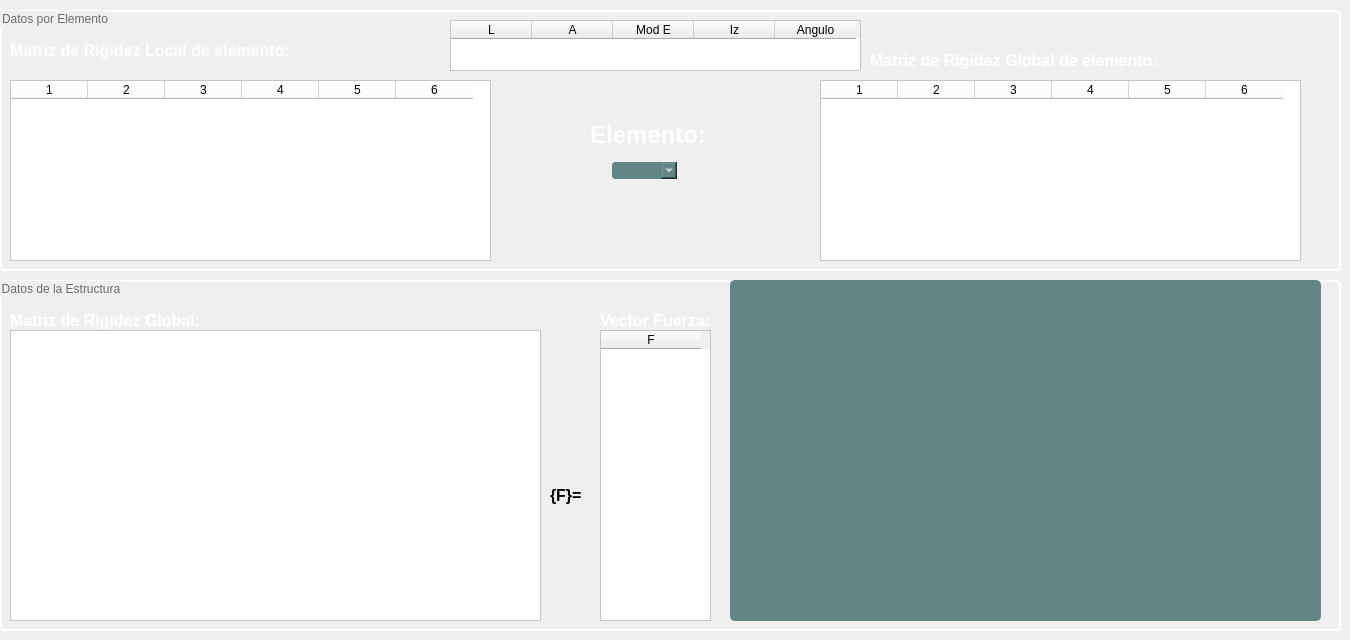
       <widget class="QWidget" name="pagina_2">
        <widget class="QGroupBox" name="groupBox_2">
         <property name="geometry">
          <rect>
           <x>0</x>
           <y>10</y>
           <width>1341</width>
           <height>261</height>
          </rect>
         </property>
         <property name="styleSheet">
          <string notr="true">QGroupBox{
/*Borde*/
border: 2px solid rgb(255, 255, 255);
border-radius: 5px;

	/*Letra*/
	font: 15pt &quot;Impact&quot;;
	color: rgb(106, 106, 106);
}</string>
         </property>
         <property name="title">
          <string>Datos por Elemento</string>
         </property>
         <widget class="QLabel" name="label_9">
          <property name="geometry">
           <rect>
            <x>590</x>
            <y>110</y>
            <width>121</width>
            <height>31</height>
           </rect>
          </property>
          <property name="styleSheet">
           <string notr="true">QLabel{
background-color: None;
	color: rgb(255, 255, 255);
}</string>
          </property>
          <property name="text">
           <string>&lt;html&gt;&lt;head/&gt;&lt;body&gt;&lt;p&gt;&lt;span style=&quot; font-size:18pt; font-weight:600;&quot;&gt;Elemento:&lt;/span&gt;&lt;/p&gt;&lt;/body&gt;&lt;/html&gt;</string>
          </property>
         </widget>
         <widget class="QComboBox" name="cb_elemento">
          <property name="geometry">
           <rect>
            <x>610</x>
            <y>150</y>
            <width>69</width>
            <height>21</height>
           </rect>
          </property>
          <property name="minimumSize">
           <size>
            <width>0</width>
            <height>0</height>
           </size>
          </property>
          <property name="maximumSize">
           <size>
            <width>377</width>
            <height>1000</height>
           </size>
          </property>
          <property name="font">
           <font>
            <family>Times New Roman</family>
            <pointsize>14</pointsize>
            <weight>50</weight>
            <italic>false</italic>
            <bold>false</bold>
           </font>
          </property>
          <property name="layoutDirection">
           <enum>Qt::LeftToRight</enum>
          </property>
          <property name="styleSheet">
           <string notr="true">
QComboBox{

/* Color de fondo*/
background-color: rgb(97, 134, 133); 

/* borde*/
border-radius : 5px;
border : 2px solid  rgb(240, 240, 240);

/* Color de letras*/
	color: rgb(255, 255, 255);

	font: 14pt &quot;Times New Roman&quot;;
}


QComboBox:hover{


border : 2px solid rgb(0, 255, 255);

}

</string>
          </property>
          <property name="editable">
           <bool>false</bool>
          </property>
          <property name="currentText">
           <string/>
          </property>
         </widget>
         <widget class="QLabel" name="label_10">
          <property name="geometry">
           <rect>
            <x>10</x>
            <y>30</y>
            <width>341</width>
            <height>21</height>
           </rect>
          </property>
          <property name="styleSheet">
           <string notr="true">QLabel{
background-color: None;
	color: rgb(255, 255, 255);
}</string>
          </property>
          <property name="text">
           <string>&lt;html&gt;&lt;head/&gt;&lt;body&gt;&lt;p&gt;&lt;span style=&quot; font-size:12pt; font-weight:600;&quot;&gt;Matriz de Rigidez Local de elemento:&lt;/span&gt;&lt;/p&gt;&lt;/body&gt;&lt;/html&gt;</string>
          </property>
         </widget>
         <widget class="QTableWidget" name="tbl_MKGE">
          <property name="geometry">
           <rect>
            <x>820</x>
            <y>70</y>
            <width>481</width>
            <height>181</height>
           </rect>
          </property>
          <property name="cursor" stdset="0">
           <cursorShape>ArrowCursor</cursorShape>
          </property>
          <property name="styleSheet">
           <string notr="true">QTableWidget{

background-color: rgb(255, 255, 255);
}

QHeaderView{

background-color: rgb(255, 255, 255);

font: 75 10pt &quot;Times New Roman&quot;;
}
</string>
          </property>
          <property name="showGrid">
           <bool>true</bool>
          </property>
          <property name="gridStyle">
           <enum>Qt::SolidLine</enum>
          </property>
          <property name="sortingEnabled">
           <bool>false</bool>
          </property>
          <property name="rowCount">
           <number>0</number>
          </property>
          <attribute name="horizontalHeaderCascadingSectionResizes">
           <bool>false</bool>
          </attribute>
          <attribute name="horizontalHeaderMinimumSectionSize">
           <number>42</number>
          </attribute>
          <attribute name="horizontalHeaderDefaultSectionSize">
           <number>77</number>
          </attribute>
          <attribute name="horizontalHeaderShowSortIndicator" stdset="0">
           <bool>false</bool>
          </attribute>
          <attribute name="verticalHeaderVisible">
           <bool>false</bool>
          </attribute>
          <attribute name="verticalHeaderCascadingSectionResizes">
           <bool>false</bool>
          </attribute>
          <attribute name="verticalHeaderShowSortIndicator" stdset="0">
           <bool>false</bool>
          </attribute>
          <attribute name="verticalHeaderStretchLastSection">
           <bool>false</bool>
          </attribute>
          <column>
           <property name="text">
            <string>1</string>
           </property>
          </column>
          <column>
           <property name="text">
            <string>2</string>
           </property>
          </column>
          <column>
           <property name="text">
            <string>3</string>
           </property>
          </column>
          <column>
           <property name="text">
            <string>4</string>
           </property>
          </column>
          <column>
           <property name="text">
            <string>5</string>
           </property>
          </column>
          <column>
           <property name="text">
            <string>6</string>
           </property>
          </column>
         </widget>
         <widget class="QLabel" name="label_11">
          <property name="geometry">
           <rect>
            <x>870</x>
            <y>40</y>
            <width>361</width>
            <height>21</height>
           </rect>
          </property>
          <property name="styleSheet">
           <string notr="true">QLabel{
background-color: None;
	color: rgb(255, 255, 255);
}</string>
          </property>
          <property name="text">
           <string>&lt;html&gt;&lt;head/&gt;&lt;body&gt;&lt;p&gt;&lt;span style=&quot; font-size:12pt; font-weight:600;&quot;&gt;Matriz de Rigidez Global de elemento:&lt;/span&gt;&lt;/p&gt;&lt;/body&gt;&lt;/html&gt;</string>
          </property>
         </widget>
         <widget class="QTableWidget" name="tbl_propiedades">
          <property name="geometry">
           <rect>
            <x>450</x>
            <y>10</y>
            <width>411</width>
            <height>51</height>
           </rect>
          </property>
          <property name="cursor" stdset="0">
           <cursorShape>ArrowCursor</cursorShape>
          </property>
          <property name="styleSheet">
           <string notr="true">QTableWidget{
background-color: rgb(255, 255, 255);
}
QHeaderView::section{
font: 75 12pt &quot;Times New Roman&quot;;
}
</string>
          </property>
          <property name="showGrid">
           <bool>true</bool>
          </property>
          <property name="gridStyle">
           <enum>Qt::SolidLine</enum>
          </property>
          <property name="sortingEnabled">
           <bool>false</bool>
          </property>
          <property name="rowCount">
           <number>0</number>
          </property>
          <attribute name="horizontalHeaderCascadingSectionResizes">
           <bool>false</bool>
          </attribute>
          <attribute name="horizontalHeaderMinimumSectionSize">
           <number>42</number>
          </attribute>
          <attribute name="horizontalHeaderDefaultSectionSize">
           <number>81</number>
          </attribute>
          <attribute name="horizontalHeaderHighlightSections">
           <bool>true</bool>
          </attribute>
          <attribute name="horizontalHeaderShowSortIndicator" stdset="0">
           <bool>false</bool>
          </attribute>
          <attribute name="verticalHeaderVisible">
           <bool>false</bool>
          </attribute>
          <attribute name="verticalHeaderCascadingSectionResizes">
           <bool>false</bool>
          </attribute>
          <attribute name="verticalHeaderShowSortIndicator" stdset="0">
           <bool>false</bool>
          </attribute>
          <attribute name="verticalHeaderStretchLastSection">
           <bool>false</bool>
          </attribute>
          <column>
           <property name="text">
            <string>L</string>
           </property>
          </column>
          <column>
           <property name="text">
            <string>A</string>
           </property>
          </column>
          <column>
           <property name="text">
            <string>Mod E</string>
           </property>
          </column>
          <column>
           <property name="text">
            <string>Iz</string>
           </property>
          </column>
          <column>
           <property name="text">
            <string>Angulo</string>
           </property>
          </column>
         </widget>
         <widget class="QTableWidget" name="tbl_MKL">
          <property name="geometry">
           <rect>
            <x>10</x>
            <y>70</y>
            <width>481</width>
            <height>181</height>
           </rect>
          </property>
          <property name="cursor" stdset="0">
           <cursorShape>ArrowCursor</cursorShape>
          </property>
          <property name="styleSheet">
           <string notr="true">QTableWidget{

background-color: rgb(255, 255, 255);
}

QHeaderView{

background-color: rgb(255, 255, 255);

font: 75 10pt &quot;Times New Roman&quot;;
}
</string>
          </property>
          <property name="showGrid">
           <bool>true</bool>
          </property>
          <property name="gridStyle">
           <enum>Qt::SolidLine</enum>
          </property>
          <property name="sortingEnabled">
           <bool>false</bool>
          </property>
          <property name="rowCount">
           <number>0</number>
          </property>
          <attribute name="horizontalHeaderCascadingSectionResizes">
           <bool>false</bool>
          </attribute>
          <attribute name="horizontalHeaderMinimumSectionSize">
           <number>42</number>
          </attribute>
          <attribute name="horizontalHeaderDefaultSectionSize">
           <number>77</number>
          </attribute>
          <attribute name="horizontalHeaderShowSortIndicator" stdset="0">
           <bool>false</bool>
          </attribute>
          <attribute name="verticalHeaderVisible">
           <bool>false</bool>
          </attribute>
          <attribute name="verticalHeaderCascadingSectionResizes">
           <bool>false</bool>
          </attribute>
          <attribute name="verticalHeaderShowSortIndicator" stdset="0">
           <bool>false</bool>
          </attribute>
          <attribute name="verticalHeaderStretchLastSection">
           <bool>false</bool>
          </attribute>
          <column>
           <property name="text">
            <string>1</string>
           </property>
          </column>
          <column>
           <property name="text">
            <string>2</string>
           </property>
          </column>
          <column>
           <property name="text">
            <string>3</string>
           </property>
          </column>
          <column>
           <property name="text">
            <string>4</string>
           </property>
          </column>
          <column>
           <property name="text">
            <string>5</string>
           </property>
          </column>
          <column>
           <property name="text">
            <string>6</string>
           </property>
          </column>
         </widget>
        </widget>
        <widget class="QGroupBox" name="groupBox_4">
         <property name="geometry">
          <rect>
           <x>0</x>
           <y>280</y>
           <width>1341</width>
           <height>351</height>
          </rect>
         </property>
         <property name="styleSheet">
          <string notr="true">QGroupBox{
/*Borde*/
border: 2px solid rgb(255, 255, 255);
border-radius: 5px;

	/*Letra*/
	font: 15pt &quot;Impact&quot;;
	color: rgb(106, 106, 106);
}</string>
         </property>
         <property name="title">
          <string>Datos de la Estructura</string>
         </property>
         <widget class="QTableWidget" name="tbl_MKG">
          <property name="geometry">
           <rect>
            <x>10</x>
            <y>50</y>
            <width>531</width>
            <height>291</height>
           </rect>
          </property>
          <property name="cursor" stdset="0">
           <cursorShape>ArrowCursor</cursorShape>
          </property>
          <property name="styleSheet">
           <string notr="true">QTableWidget{
background-color: rgb(255, 255, 255);
}
QHeaderView::section{
font: 75 12pt &quot;Times New Roman&quot;;
}
</string>
          </property>
          <property name="showGrid">
           <bool>true</bool>
          </property>
          <property name="gridStyle">
           <enum>Qt::SolidLine</enum>
          </property>
          <property name="sortingEnabled">
           <bool>false</bool>
          </property>
          <property name="rowCount">
           <number>0</number>
          </property>
          <attribute name="horizontalHeaderCascadingSectionResizes">
           <bool>false</bool>
          </attribute>
          <attribute name="horizontalHeaderMinimumSectionSize">
           <number>42</number>
          </attribute>
          <attribute name="horizontalHeaderDefaultSectionSize">
           <number>77</number>
          </attribute>
          <attribute name="horizontalHeaderShowSortIndicator" stdset="0">
           <bool>false</bool>
          </attribute>
          <attribute name="verticalHeaderVisible">
           <bool>false</bool>
          </attribute>
          <attribute name="verticalHeaderCascadingSectionResizes">
           <bool>false</bool>
          </attribute>
          <attribute name="verticalHeaderShowSortIndicator" stdset="0">
           <bool>false</bool>
          </attribute>
          <attribute name="verticalHeaderStretchLastSection">
           <bool>false</bool>
          </attribute>
         </widget>
         <widget class="QLabel" name="label_12">
          <property name="geometry">
           <rect>
            <x>10</x>
            <y>30</y>
            <width>221</width>
            <height>21</height>
           </rect>
          </property>
          <property name="styleSheet">
           <string notr="true">QLabel{
background-color: None;
	color: rgb(255, 255, 255);
}</string>
          </property>
          <property name="text">
           <string>&lt;html&gt;&lt;head/&gt;&lt;body&gt;&lt;p&gt;&lt;span style=&quot; font-size:12pt; font-weight:600;&quot;&gt;Matriz de Rigidez Global:&lt;/span&gt;&lt;/p&gt;&lt;/body&gt;&lt;/html&gt;</string>
          </property>
         </widget>
         <widget class="MatplotlibWidgetaLienzo" name="wgt_GDL" native="true">
          <property name="geometry">
           <rect>
            <x>730</x>
            <y>0</y>
            <width>591</width>
            <height>341</height>
           </rect>
          </property>
          <property name="styleSheet">
           <string notr="true">background-color: rgb(97, 134, 133);
border: 2px solid rgb(97, 134, 133);
border-radius: 5px;</string>
          </property>
         </widget>
         <widget class="QTableWidget" name="tbl_vec_F">
          <property name="geometry">
           <rect>
            <x>600</x>
            <y>50</y>
            <width>111</width>
            <height>291</height>
           </rect>
          </property>
          <property name="styleSheet">
           <string notr="true">QTableWidget{
background-color: rgb(255, 255, 255);
}
QHeaderView::section{
font: 75 12pt &quot;Times New Roman&quot;;
}
</string>
          </property>
          <column>
           <property name="text">
            <string>F</string>
           </property>
          </column>
         </widget>
         <widget class="QLabel" name="label_2">
          <property name="geometry">
           <rect>
            <x>550</x>
            <y>200</y>
            <width>41</width>
            <height>31</height>
           </rect>
          </property>
          <property name="text">
           <string>&lt;html&gt;&lt;head/&gt;&lt;body&gt;&lt;p&gt;&lt;span style=&quot; font-size:12pt; font-weight:600;&quot;&gt;{F}=&lt;/span&gt;&lt;/p&gt;&lt;/body&gt;&lt;/html&gt;</string>
          </property>
         </widget>
         <widget class="QLabel" name="label_16">
          <property name="geometry">
           <rect>
            <x>600</x>
            <y>30</y>
            <width>131</width>
            <height>21</height>
           </rect>
          </property>
          <property name="styleSheet">
           <string notr="true">QLabel{
background-color: None;
	color: rgb(255, 255, 255);
}</string>
          </property>
          <property name="text">
           <string>&lt;html&gt;&lt;head/&gt;&lt;body&gt;&lt;p&gt;&lt;span style=&quot; font-size:12pt; font-weight:600;&quot;&gt;Vector Fuerza:&lt;/span&gt;&lt;/p&gt;&lt;/body&gt;&lt;/html&gt;</string>
          </property>
         </widget>
        </widget>
       </widget>
